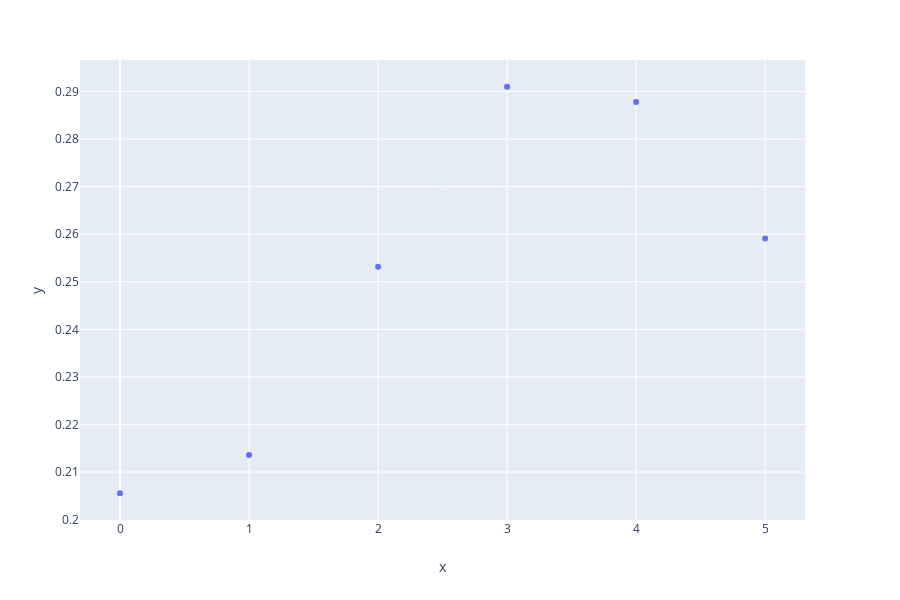

This figure's notebook cell:
### Code cell
#res_edad_alcohol = 
get_results(6, resultados).show()

### Figure 1 — Plotly figure (JSON) as saved in the notebook; plotly's stock layout.template omitted (floating-point values rounded to 4 significant figures)
{"data": [{"hoverlabel": {"namelength": 0}, "hovertemplate": "x=%{x}<br>y=%{y}", "legendgroup": "", "marker": {"color": "#636efa", "symbol": "circle"}, "mode": "markers", "name": "", "showlegend": false, "type": "scatter", "x": [0, 1, 2, 3, 4, 5], "xaxis": "x", "y": [0.2055, 0.2136, 0.2531, 0.291, 0.2878, 0.2591], "yaxis": "y"}], "layout": {"height": 600, "legend": {"tracegroupgap": 0}, "margin": {"t": 60}, "xaxis": {"anchor": "y", "domain": [0, 0.98], "title": {"text": "x"}}, "yaxis": {"anchor": "x", "domain": [0, 1], "title": {"text": "y"}}}}
